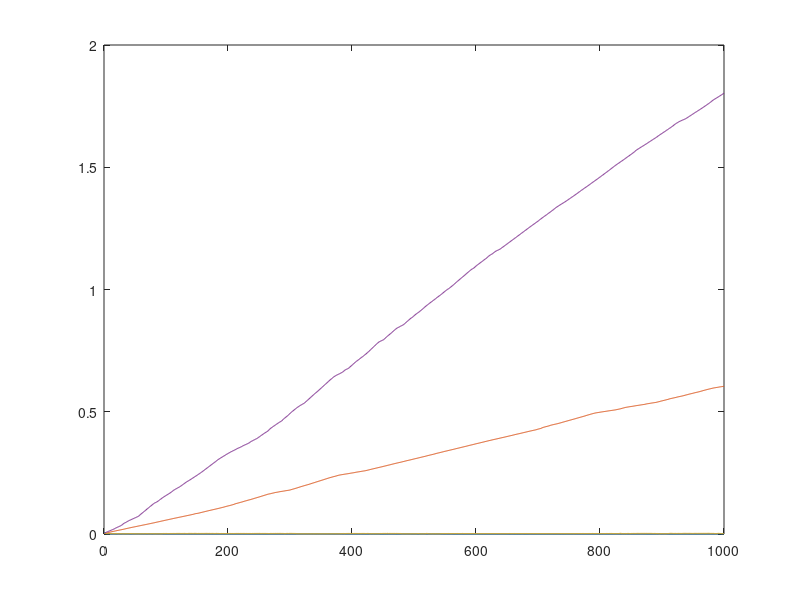

Here is the MATLAB script that generated this plot: (Note: this script raises an error after producing the figure.)
S0 = 1:200;
K1 = 90;
K2 = 120;
r = 0.05;
sigma = 0.25;
T = 0.5;
N = size(S0,2);
payoff = @(S) exp(-r*T)*(max(S-K1,0)-(max(S-K2,0)));
sample_size = @(v) (sqrt(v)*1.96/0.05)^2;
price_BS = mean(blsprice(S0,K1,r,T,sigma)-blsprice(S0,K2,r,T,sigma));


M = 1000;
time = zeros(M,4);
price = zeros(M,4);
variance = zeros(M,4);
error = zeros(M,4);
sample_size_mc = zeros(1,4);

% Naive method
for i = 1:1000
    start = cputime;
    X = rand(1,N);
    ST = S0.*exp((r-0.5*sigma^2)*T+sigma*sqrt(T).*X);
    price(i,1) = mean(payoff(ST));
    variance(i,1) = var(payoff(ST));
    error(i,1) = price_BS - price(i,1);
    time(i,1) = cputime-start;
end
sample_size_mc(1) = sample_size(mean(variance(:,1)));

% Antithetic variance reduction
for i = 1:M
    time(i,2) = cputime;
    X = randn(1,N);
    Splus = S0.*exp((r-0.5*sigma^2)*T+sigma*sqrt(T).*X);
    Sminus = S0.*exp((r-0.5*sigma^2)*T-sigma*sqrt(T).*X);
    Z = (payoff(Splus)+payoff(Sminus))/2;
    price(i,2) = mean(Z);
    variance(i,2) = var(Z);
    error(i,2) = price_BS - price(i,2);
    time(i,2) = cputime-start;
end
sample_size_mc(2) = sample_size(mean(variance(:,2)));

% Control variates
g = @(S) S;
for i = 1:M
   	start = cputime;
    gm = S0.*exp(r*T);
    gv = S0.^2.*exp(2*r*T)*(exp(sigma^2*T)-1);
    ST = S0.*exp((r-0.5*sigma^2)*T+sigma*sqrt(T).*X);
    covariance_matrix = cov(payoff(ST),ST);
    c = covariance_matrix(1,2)/var(ST);
    fcv = var(payoff(ST))*(1-(covariance_matrix(1,2))^2/(var(payoff(ST))*var(g(ST))));
    fc = payoff(ST)-c.*(g(ST)-gm);
    price(i,3) = mean(fc);
    variance(i,3) = var(fc);
    error(i,3) = price_BS - price(i,3);
    time(i,3) = cputime-start;
end
sample_size_mc(3) = sample_size(mean(variance(:,3)));

% Importance sampling
for i = 1:M
    time(i,4) = cputime;
    y0 = normcdf((log(K1./S0)-(r-0.5*sigma^2)*T)/(sigma*sqrt(T)));
    Y = y0 + (1-y0).*rand(1,N);
    X = norminv(Y);
    ST = S0.*exp((r-0.5*sigma^2)*T+sigma*sqrt(T).*X);
    ST(ST==Inf)=0;
    price(i,4) = mean((1-y0)*mean(payoff(ST)));
    variance(i,4) = mean((1-y0).^2*var(payoff(ST)));
    error(i,4) = price_BS - price(i,4);
    time(i,4) = cputime-start;
end
sample_size_mc(4) = sample_size(mean(variance(:,4)));

for i=1:4
    plot(time(:,i))
    hold on
end

compare_monte_carlo(price_BS, mean(price), mean(variance), mean(time), mean(error), sample_size_mc)



